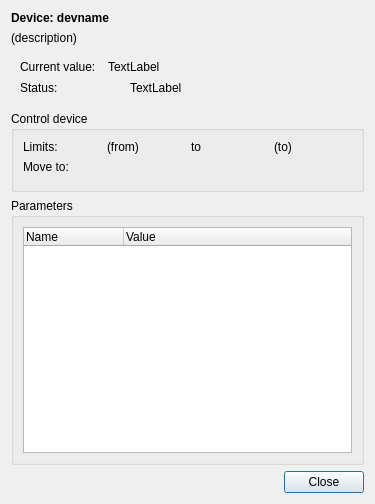
<?xml version="1.0" encoding="UTF-8"?>
<ui version="4.0">
 <class>Dialog</class>
 <widget class="QDialog" name="Dialog">
  <property name="geometry">
   <rect>
    <x>0</x>
    <y>0</y>
    <width>375</width>
    <height>504</height>
   </rect>
  </property>
  <property name="windowTitle">
   <string>Dialog</string>
  </property>
  <layout class="QVBoxLayout" name="verticalLayout">
   <item>
    <widget class="QLabel" name="deviceName">
     <property name="font">
      <font>
       <weight>75</weight>
       <bold>true</bold>
      </font>
     </property>
     <property name="text">
      <string>Device: devname</string>
     </property>
    </widget>
   </item>
   <item>
    <widget class="QLabel" name="description">
     <property name="text">
      <string>(description)</string>
     </property>
    </widget>
   </item>
   <item>
    <widget class="QFrame" name="valueFrame">
     <property name="frameShape">
      <enum>QFrame::NoFrame</enum>
     </property>
     <property name="frameShadow">
      <enum>QFrame::Plain</enum>
     </property>
     <layout class="QGridLayout" name="gridLayout">
      <item row="1" column="0">
       <widget class="QLabel" name="label_2">
        <property name="sizePolicy">
         <sizepolicy hsizetype="Fixed" vsizetype="Preferred">
          <horstretch>0</horstretch>
          <verstretch>0</verstretch>
         </sizepolicy>
        </property>
        <property name="text">
         <string>Current value:  </string>
        </property>
       </widget>
      </item>
      <item row="2" column="0">
       <widget class="QLabel" name="label_10">
        <property name="sizePolicy">
         <sizepolicy hsizetype="Fixed" vsizetype="Preferred">
          <horstretch>0</horstretch>
          <verstretch>0</verstretch>
         </sizepolicy>
        </property>
        <property name="text">
         <string>Status:  </string>
        </property>
       </widget>
      </item>
      <item row="2" column="2">
       <widget class="QLabel" name="statuslabel">
        <property name="autoFillBackground">
         <bool>true</bool>
        </property>
        <property name="text">
         <string>TextLabel</string>
        </property>
       </widget>
      </item>
      <item row="2" column="1">
       <widget class="QLabel" name="statusimage">
        <property name="sizePolicy">
         <sizepolicy hsizetype="Fixed" vsizetype="Fixed">
          <horstretch>0</horstretch>
          <verstretch>0</verstretch>
         </sizepolicy>
        </property>
        <property name="minimumSize">
         <size>
          <width>16</width>
          <height>16</height>
         </size>
        </property>
        <property name="maximumSize">
         <size>
          <width>16</width>
          <height>16</height>
         </size>
        </property>
        <property name="text">
         <string/>
        </property>
        <property name="pixmap">
         <pixmap resource="../../../../../resources/nicos-gui.qrc">:/leds/status_white</pixmap>
        </property>
        <property name="scaledContents">
         <bool>true</bool>
        </property>
       </widget>
      </item>
      <item row="1" column="1" colspan="2">
       <widget class="QLabel" name="valuelabel">
        <property name="text">
         <string>TextLabel</string>
        </property>
       </widget>
      </item>
     </layout>
    </widget>
   </item>
   <item>
    <widget class="QGroupBox" name="controlGroup">
     <property name="title">
      <string>Control device</string>
     </property>
     <layout class="QVBoxLayout" name="verticalLayout_3">
      <item>
       <widget class="QFrame" name="limitFrame">
        <property name="frameShape">
         <enum>QFrame::NoFrame</enum>
        </property>
        <property name="frameShadow">
         <enum>QFrame::Raised</enum>
        </property>
        <layout class="QHBoxLayout" name="horizontalLayout_2">
         <property name="margin">
          <number>0</number>
         </property>
         <item>
          <widget class="QLabel" name="label_4">
           <property name="text">
            <string>Limits:</string>
           </property>
          </widget>
         </item>
         <item>
          <widget class="QLabel" name="limitMin">
           <property name="text">
            <string>(from)</string>
           </property>
          </widget>
         </item>
         <item>
          <widget class="QLabel" name="label_7">
           <property name="text">
            <string>to</string>
           </property>
          </widget>
         </item>
         <item>
          <widget class="QLabel" name="limitMax">
           <property name="text">
            <string>(to)</string>
           </property>
          </widget>
         </item>
        </layout>
       </widget>
      </item>
      <item>
       <layout class="QHBoxLayout" name="targetLayout">
        <item>
         <widget class="QLabel" name="label_3">
          <property name="text">
           <string>Move to:</string>
          </property>
         </widget>
        </item>
       </layout>
      </item>
      <item>
       <widget class="QDialogButtonBox" name="moveBtns">
        <property name="standardButtons">
         <set>QDialogButtonBox::NoButton</set>
        </property>
       </widget>
      </item>
     </layout>
    </widget>
   </item>
   <item>
    <widget class="QGroupBox" name="paramGroup">
     <property name="title">
      <string>Parameters</string>
     </property>
     <layout class="QVBoxLayout" name="verticalLayout_2">
      <item>
       <widget class="QTreeWidget" name="paramList">
        <property name="rootIsDecorated">
         <bool>false</bool>
        </property>
        <column>
         <property name="text">
          <string>Name</string>
         </property>
        </column>
        <column>
         <property name="text">
          <string>Value</string>
         </property>
        </column>
       </widget>
      </item>
     </layout>
    </widget>
   </item>
   <item>
    <widget class="QDialogButtonBox" name="buttonBox">
     <property name="orientation">
      <enum>Qt::Horizontal</enum>
     </property>
     <property name="standardButtons">
      <set>QDialogButtonBox::Close</set>
     </property>
    </widget>
   </item>
  </layout>
  <action name="actionSetLimits">
   <property name="text">
    <string>Set limits...</string>
   </property>
  </action>
  <action name="actionAdjustOffset">
   <property name="text">
    <string>Adjust offset...</string>
   </property>
  </action>
  <action name="actionFix">
   <property name="text">
    <string>Fix against moving...</string>
   </property>
  </action>
  <action name="actionRelease">
   <property name="text">
    <string>Release</string>
   </property>
  </action>
  <action name="actionReference">
   <property name="text">
    <string>Reference drive</string>
   </property>
  </action>
 </widget>
 <resources>
  <include location="../../../../../resources/nicos-gui.qrc"/>
 </resources>
 <connections>
  <connection>
   <sender>buttonBox</sender>
   <signal>accepted()</signal>
   <receiver>Dialog</receiver>
   <slot>accept()</slot>
   <hints>
    <hint type="sourcelabel">
     <x>248</x>
     <y>254</y>
    </hint>
    <hint type="destinationlabel">
     <x>157</x>
     <y>274</y>
    </hint>
   </hints>
  </connection>
  <connection>
   <sender>buttonBox</sender>
   <signal>rejected()</signal>
   <receiver>Dialog</receiver>
   <slot>reject()</slot>
   <hints>
    <hint type="sourcelabel">
     <x>316</x>
     <y>260</y>
    </hint>
    <hint type="destinationlabel">
     <x>286</x>
     <y>274</y>
    </hint>
   </hints>
  </connection>
 </connections>
</ui>
